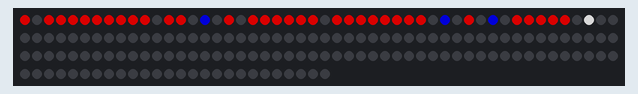
Simulated run of this sketch. Board: ESP32-S2. On the bench: 176 RGB LEDs in strip order, left to right, continuing on the next row. Dim RGB values are drawn brighter than linear; WiFi joins after 1.5 s; servers stay silent unless stated; what the sketch prints to the serial monitor is not drawn.

Above: at 1.6 s.

The sketch:

ESP32_PianoLux_Barebones.ino
```cpp
// (licence header left out)
//PianoLux

//WIFI Libs
#include <WiFiManager.h>
#include <AsyncElegantOTA.h>
#include <ESPmDNS.h>

#include <ESPAsyncWebServer.h>

//ESP Storage Lib
#include <SPIFFS.h>

//FASTLED
#include <FastLED.h>

// Constants for LED strip
#define MAX_NUM_LEDS 176         // How many LEDs do you want to control
#define DATA_PIN 18              // Your LED strip data pin
#define MAX_POWER_MILLIAMPS 450  // Define current limit
int NUM_LEDS = 176;       // How many LEDs you want to control
CRGB leds[MAX_NUM_LEDS];


// Initialization of webserver and websocket
AsyncWebServer server(80);

const char* homePage =
  "<!DOCTYPE html>"
  "<html>"
  "<head>"
  "<meta name='viewport' content='width=device-width, initial-scale=1.0'>"
  "<style>"
  "body {"
  "  font-family: Arial, sans-serif;"
  "  text-align: center;"
  "  background-color: #f0f0f0;"
  "}"
  "form {"
  "  margin-top: 20px;"
  "}"
  "input[type='submit'] {"
  "  background-color: #007bff;"
  "  color: #fff;"
  "  padding: 10px 20px;"
  "  font-size: 20px;"
  "  border: none;"
  "}"
  "input[type='submit']:hover {"
  "  background-color: #0056b3;"
  "}"
  "</style>"
  "<title>PianoLED_b</title>"
  "</head>"
  "<body>"
  "<form action='/update'>"
  "<input type='submit' value='Update'>"
  "</form>"
  "</body>"
  "</html>";


void setup() {

  Serial.begin(115200);

  FastLED.addLeds<WS2812B, DATA_PIN, GRB>(leds, NUM_LEDS);         // GRB ordering
  FastLED.setMaxPowerInVoltsAndMilliamps(5, MAX_POWER_MILLIAMPS);  // set power limit

  WiFiManager wm;

  bool res = wm.autoConnect("PianoLED AP", "pianoled99");

  if (!res) {
    Serial.println("Failed to connect");
    // Take action if the connection fails, e.g., restart the ESP
    // ESP.restart();
  }
  else
  {
    Serial.println("");
    Serial.println("WiFi connected.");
    Serial.println("IP address: ");
    Serial.println(WiFi.localIP());
  }

  // Initialize and start mDNS
  if (MDNS.begin("pianoled")) {
    Serial.println("MDNS Responder Started!");
  }

  // Serve HTML
  server.on("/", HTTP_GET, [](AsyncWebServerRequest * request) {
    request->send(200, "text/html", homePage);
  });

  AsyncElegantOTA.begin(&server);

  server.begin();

  // Add service to mDNS for HTTP
  MDNS.addService("http", "tcp", 80);

  setIPLeds();
}

void loop() {

  AsyncElegantOTA.loop();
}

void setIPLeds()
{
  IPAddress localIP = WiFi.localIP();
  String ipStr = localIP.toString();

  // Define colors
  CRGB redColor = CRGB(255, 0, 0);   // Red
  CRGB blueColor = CRGB(0, 0, 255);  // Blue
  CRGB blackColor = CRGB(0, 0, 0);   // Black (off)
  CRGB whiteColor = CRGB(255, 255, 255); // White

  // Define LED index and spacing
  int ledIndex = 0;
  int spacing = 1;

  // Loop through each character in the IP address
  for (int i = 0; i < ipStr.length(); i++) {
    char c = ipStr.charAt(i);

    if (c == '.') {
      // Display a blue LED for the dot
      leds[ledIndex] = blueColor;
      ledIndex++;
    } else if (c == '0') {
      // Display white LED for 0
      leds[ledIndex] = whiteColor;
      ledIndex++;
    } else if (c >= '1' && c <= '9') {
      // Convert character to an integer
      int number = c - '0';

      // Display red LEDs for other numbers
      for (int j = 0; j < number; j++) {
        leds[ledIndex] = redColor;
        ledIndex++;
      }
    }

    // Display black LED for spacing
    leds[ledIndex] = blackColor;
    ledIndex++;
  }

  // Show the entire IP address
  FastLED.show();
}
```
